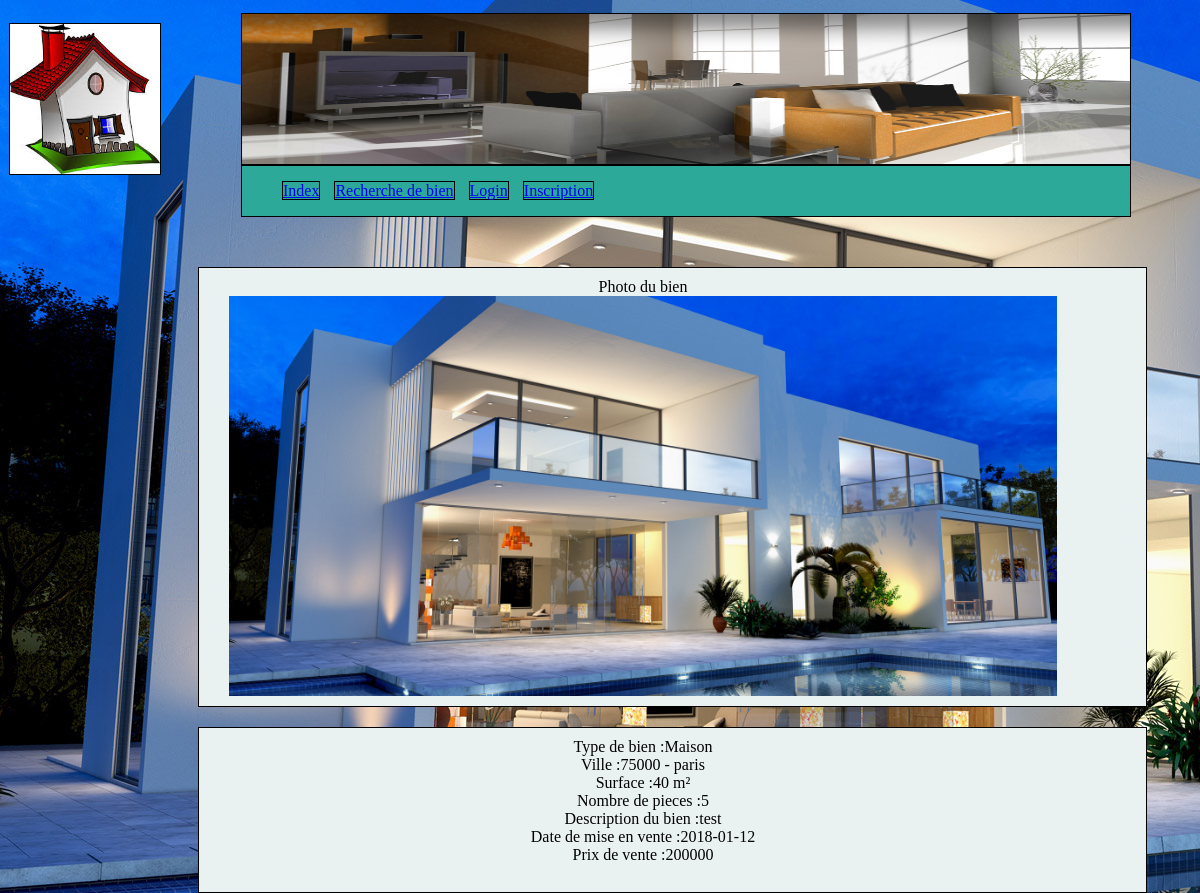
/annonce.php?id_b=14, run on the app's committed database.
### tables this page shows
CREATE TABLE IF NOT EXISTS `biens` (
  `id_b` int(11) NOT NULL AUTO_INCREMENT,
  `description` text,
  `nb_pieces` int(11) DEFAULT NULL,
  `surface` int(11) DEFAULT NULL,
  `prix` int(11) NOT NULL,
  `date` date NOT NULL,
  `id_adr` int(11) NOT NULL,
  `id_cat` int(11) NOT NULL,
  `id_u` int(11) NOT NULL,
  PRIMARY KEY (`id_b`),
  KEY `id_adr` (`id_adr`),
  KEY `id_cat` (`id_cat`),
  KEY `id_u` (`id_u`)
);

CREATE TABLE IF NOT EXISTS `categorie` (
  `id_cat` int(11) NOT NULL AUTO_INCREMENT,
  `libelle` varchar(50) DEFAULT NULL,
  PRIMARY KEY (`id_cat`)
);

CREATE TABLE IF NOT EXISTS `adresse` (
  `id_adr` int(11) NOT NULL AUTO_INCREMENT,
  `numero` int(11) DEFAULT NULL,
  `rue` varchar(50) DEFAULT NULL,
  `cp` varchar(10) DEFAULT NULL,
  `ville` varchar(255) NOT NULL,
  PRIMARY KEY (`id_adr`)
);

### annonce.php (the view, shortened to what this page needs)
<?php require("include/header.php");
?>
<?php
			$id_b=$_GET['id_b'];
    	$sql = $bdd->prepare ("SELECT categorie.libelle as catlib, biens.id_b as id_b, biens.nb_pieces as nb_pieces, biens.prix as prix,
					biens.surface as surface,biens.date as date, biens.description as description, adresse.cp as cp, adresse.ville as ville,
					users.email as mail, users.numtel as numtel
			FROM biens, adresse, categorie, users
			WHERE biens.id_adr=adresse.id_adr
			  and categorie.id_cat=biens.id_cat
			  and biens.id_b='$id_b'");
		$sql->execute();
				$annonce = $sql->fetch();
		echo "<tr>";
				$listFiles = glob('image/uploaded/'.$annonce->id_b."_*");
				$cpt=0;
				echo '<td>';
				foreach($listFiles as $thisimage){
					$cpt++;
					echo "<div id='photoannonce'>Photo du bien </br><a style=\"clear:both;\" class=\"zoombox zgallery".$annonce->id_b."\" href=\"".$thisimage."\"><img style=\"".(($cpt>1)?"display:none;":"")."\" widht=400 height=400 src=\"".$thisimage."\" /></a></div>";
				}
				echo '</td>';
				echo '<td><div id="infoannonce"> Type de bien :'.$annonce->catlib.'</td></br>';
				echo '<td> Ville :'.$annonce->cp.' - '.$annonce->ville.'</td></br>';
				echo '<td> Surface :'.$annonce->surface.' m²</td></br>';
				echo '<td> Nombre de pieces :'.$annonce->nb_pieces.'</td></br>';
				echo '<td> Description du bien :'.$annonce->description.'</td></br>';
				echo '<td> Date de mise en vente :'.$annonce->date.'</td></br>';
				echo '<td> Prix de vente :'.$annonce->prix.'</td></br></br></div>';
			?>

### css/style.css (style rules this page uses)
body { background-image: url(../image/background.png); background-repeat: no-repeat ; background-attachment: fixed ; background-color: lightblue; }
#infoannonce { margin-left: 190px; margin-top: 20px; padding-top: 10px; padding-bottom: 10px; text-align:center; float:left; padding-right:5%; clear: both; width: 75%; border: 1px solid black; background-color: #EAF2F1; }
#photoannonce { margin-left: 190px; margin-top: 50px; padding-top: 10px; padding-bottom: 10px; text-align:center; float:left; padding-right:5%; clear: both; width: 75%; border: 1px solid black; background-color: #EAF2F1; height: auto; }

### data on the page
biens: surface "40", nb_pieces "5", description "test", date "2018-01-12", prix "200000"
categorie: libelle "Maison"
adresse: cp "75000", ville "paris"
